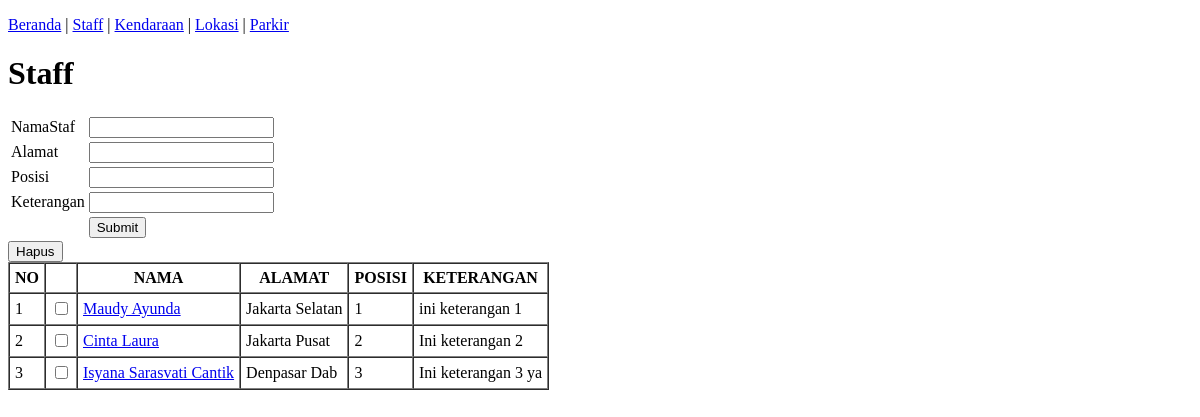
Before: /staff.php with the older database file.
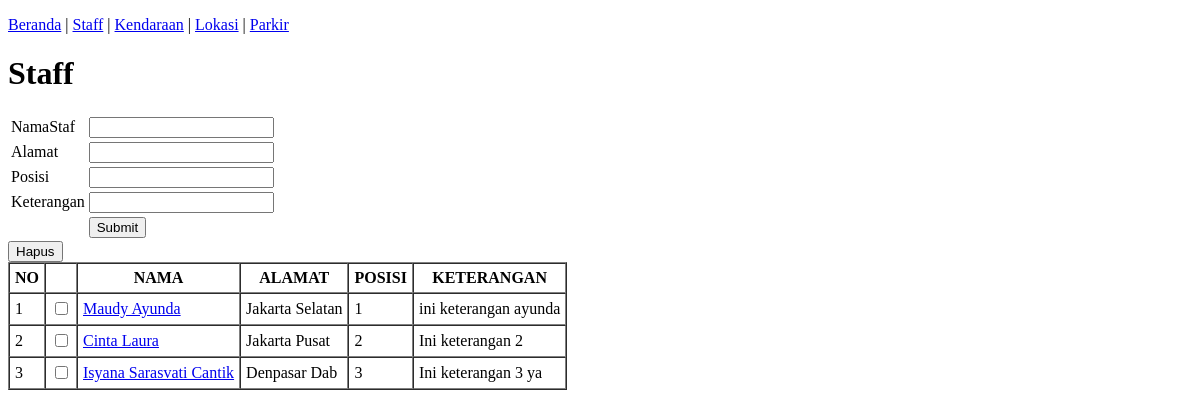
After: the same page with the newer database file.
### tables this page shows
CREATE TABLE `staff` (
  `IDStaf` int(11) NOT NULL,
  `NamaStaf` varchar(50) NOT NULL,
  `Alamat` varchar(100) NOT NULL,
  `Posisi` int(2) NOT NULL,
  `Keterangan` varchar(100) NOT NULL,
  `Deleted` int(1) DEFAULT 0
);

### staff_read.php (the view)
<?php
include_once 'koneksi.php';
$sql = "SELECT * FROM staff WHERE Deleted=0";
$result = $conn->query($sql);
?>
<form method="post" action="staff_delete.php">
    <input type="submit" value="Hapus">
    <table cellpadding="5" border="1" cellspacing="0">
    <tr>
        <th>NO</th>
        <th>&nbsp;</th>
        <th>NAMA</th>
        <th>ALAMAT</th>
        <th>POSISI</th>
        <th>KETERANGAN</th>
    </tr>
    <?php
    $hitung = 1;
    while($row = mysqli_fetch_array($result, MYSQLI_ASSOC))
    {
        echo '<tr><td>' . $hitung . '</td><td><input type="checkbox" name="hapusId[]" value="' .  $row['IDStaf'] . '"></td><td><a href="staff.php?id=' . $row['IDStaf'] . '">' .
            $row['NamaStaf'] . '</a></td><td>' .
            $row['Alamat'] . '</td><td>' .
            $row['Posisi'] . '</td><td>' .
            $row['Keterangan'] . '</td></tr>';
        $hitung++;
    }
    ?>
    </table>
</form>

Changed rows visible on the page:
changed staff "Maudy Ayunda": Keterangan "ini keterangan 1" → "ini keterangan ayunda"
